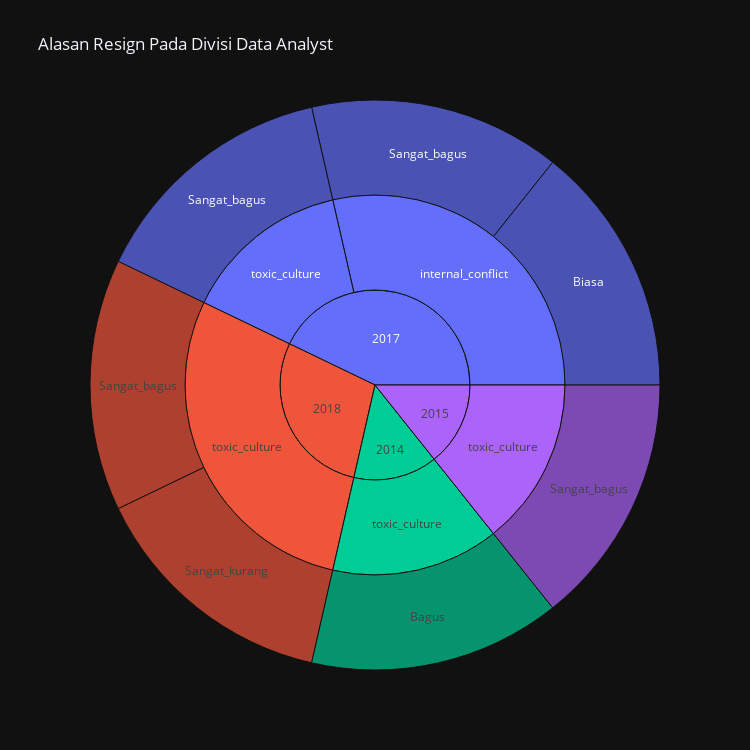

Source (notebook cell):
### Code cell
fig = px.sunburst(agg_all1.reset_index(), path=['tahun_resign','AlasanResign','PerformancePegawai'], values='resign',
                  hover_data=['resign'], template='plotly_dark', width=750, height=750,color_continuous_scale='PuRd',
                  title='Alasan Resign Pada Divisi Data Analyst')
fig.show()

### Figure 1 — Plotly figure (JSON) as saved in the notebook; plotly's stock layout.template omitted (floating-point values rounded to 4 significant figures)
{"data": [{"branchvalues": "total", "customdata": [[1], [1], [1], [1], [1], [1], [1], [2], [1], [1], [1], [2], [1], [1], [3], [2]], "domain": {"x": [0, 1], "y": [0, 1]}, "hovertemplate": "labels=%{label}<br>resign=%{customdata[0]}<br>parent=%{parent}<br>id=%{id}<extra></extra>", "ids": ["2014/toxic_culture/Bagus", "2017/internal_conflict/Biasa", "2017/internal_conflict/Sangat_bagus", "2015/toxic_culture/Sangat_bagus", "2017/toxic_culture/Sangat_bagus", "2018/toxic_culture/Sangat_bagus", "2018/toxic_culture/Sangat_kurang", "2017/internal_conflict", "2014/toxic_culture", "2015/toxic_culture", "2017/toxic_culture", "2018/toxic_culture", "2014", "2015", "2017", "2018"], "labels": ["Bagus", "Biasa", "Sangat_bagus", "Sangat_bagus", "Sangat_bagus", "Sangat_bagus", "Sangat_kurang", "internal_conflict", "toxic_culture", "toxic_culture", "toxic_culture", "toxic_culture", "2014", "2015", "2017", "2018"], "name": "", "parents": ["2014/toxic_culture", "2017/internal_conflict", "2017/internal_conflict", "2015/toxic_culture", "2017/toxic_culture", "2018/toxic_culture", "2018/toxic_culture", "2017", "2014", "2015", "2017", "2018", "", "", "", ""], "type": "sunburst", "values": [1, 1, 1, 1, 1, 1, 1, 2, 1, 1, 1, 2, 1, 1, 3, 2]}], "layout": {"height": 750, "legend": {"tracegroupgap": 0}, "title": {"text": "Alasan Resign Pada Divisi Data Analyst"}, "width": 750}}
